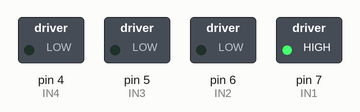
Simulated run of this sketch. Board: Arduino Uno, built with avr-gcc and run on an emulated ATmega328P. Shown: switched loads named in the sketch (green lamp = pin HIGH).

Above: at 1.0 s.
At 2.5 s:
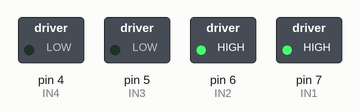
At 4.0 s:
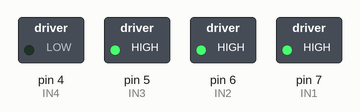
At 7.0 s:
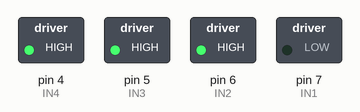
At 10.0 s:
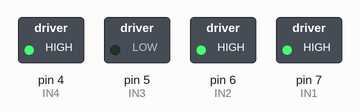
At 13.0 s:
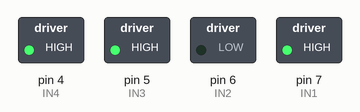
Timing chart, 0 to 15.6 s (numbered marks = the images above):
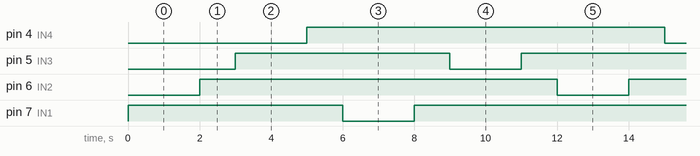

Measured:
- by itself, pin 4 (IN4), pin 6 (IN2): alternates HIGH for 10.0 s and LOW for 2.0 s
- by itself, pin 5 (IN3), pin 7 (IN1): repeats every 12.0 s: LOW 2.0 s, HIGH 10.0 s

The sketch:

Rel_mpago_Portas_e_Motores.ino
```cpp
// declarando as portas onde os motores estão conectado

int IN1 = 7;
int IN2 = 6;
int IN3 = 5;
int IN4 = 4;

void setup()
{

//Definindo os motores como saídas

 pinMode(IN1, OUTPUT);
 pinMode(IN2, OUTPUT);
 pinMode(IN3, OUTPUT);
 pinMode(IN4, OUTPUT);
}
void loop()
{

//comando para girar o Motor A no sentido horário

//OBS: Lembre da tabela da Ponte H !!

 digitalWrite(IN1, HIGH);
 digitalWrite(IN2, LOW);
 delay(2000); // espera 2 segundos

 // Comando para freiar o motor A

 digitalWrite(IN1, HIGH);
 digitalWrite(IN2, HIGH);
 delay(1000); // espera 1 segundo

 //Comando para girar o motor B no sentido horário

 digitalWrite(IN3, HIGH);
 digitalWrite(IN4, LOW);
 delay(2000); // delay de 2 segundos

 // Comanda para freiar o Motor B

 digitalWrite(IN3, HIGH);
 digitalWrite(IN4, HIGH);
 delay(1000); // delay de 1 segundo

 //Comando para girar o Motor A no sentido anti-horário

 digitalWrite(IN1, LOW);
 digitalWrite(IN2, HIGH);
 delay(2000); // delay de 2 segundos

 //Comando para freiar o motor A

 digitalWrite(IN1, HIGH);
 digitalWrite(IN2, HIGH);
 delay(1000); // delay de 1 segundo

 //Comando para girar o motor B no sentido anti-horário

 digitalWrite(IN3, LOW);
 digitalWrite(IN4, HIGH);
 delay(2000); // delay de 2 segundos

 //Freia motor B

 digitalWrite(IN3, HIGH);
 digitalWrite(IN4, HIGH);
 delay(1000); //delay de 1 segundo
}
```
